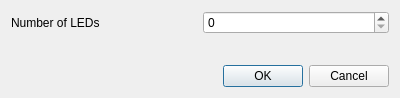
<?xml version="1.0" encoding="UTF-8"?>
<ui version="4.0">
 <class>ApplicationSettingsDialog</class>
 <widget class="QDialog" name="ApplicationSettingsDialog">
  <property name="geometry">
   <rect>
    <x>0</x>
    <y>0</y>
    <width>400</width>
    <height>98</height>
   </rect>
  </property>
  <property name="windowTitle">
   <string>Dialog</string>
  </property>
  <layout class="QGridLayout" name="gridLayout">
   <item row="0" column="0">
    <widget class="QLabel" name="nLedsLabel">
     <property name="text">
      <string>Number of LEDs</string>
     </property>
    </widget>
   </item>
   <item row="0" column="1">
    <widget class="QSpinBox" name="nLedsSpinbox"/>
   </item>
   <item row="1" column="0">
    <spacer name="verticalSpacer">
     <property name="orientation">
      <enum>Qt::Vertical</enum>
     </property>
     <property name="sizeHint" stdset="0">
      <size>
       <width>20</width>
       <height>40</height>
      </size>
     </property>
    </spacer>
   </item>
   <item row="2" column="0" colspan="2">
    <widget class="QDialogButtonBox" name="buttonBox">
     <property name="orientation">
      <enum>Qt::Horizontal</enum>
     </property>
     <property name="standardButtons">
      <set>QDialogButtonBox::Cancel|QDialogButtonBox::Ok</set>
     </property>
    </widget>
   </item>
  </layout>
 </widget>
 <resources/>
 <connections>
  <connection>
   <sender>buttonBox</sender>
   <signal>accepted()</signal>
   <receiver>ApplicationSettingsDialog</receiver>
   <slot>accept()</slot>
   <hints>
    <hint type="sourcelabel">
     <x>248</x>
     <y>254</y>
    </hint>
    <hint type="destinationlabel">
     <x>157</x>
     <y>274</y>
    </hint>
   </hints>
  </connection>
  <connection>
   <sender>buttonBox</sender>
   <signal>rejected()</signal>
   <receiver>ApplicationSettingsDialog</receiver>
   <slot>reject()</slot>
   <hints>
    <hint type="sourcelabel">
     <x>316</x>
     <y>260</y>
    </hint>
    <hint type="destinationlabel">
     <x>286</x>
     <y>274</y>
    </hint>
   </hints>
  </connection>
 </connections>
</ui>
